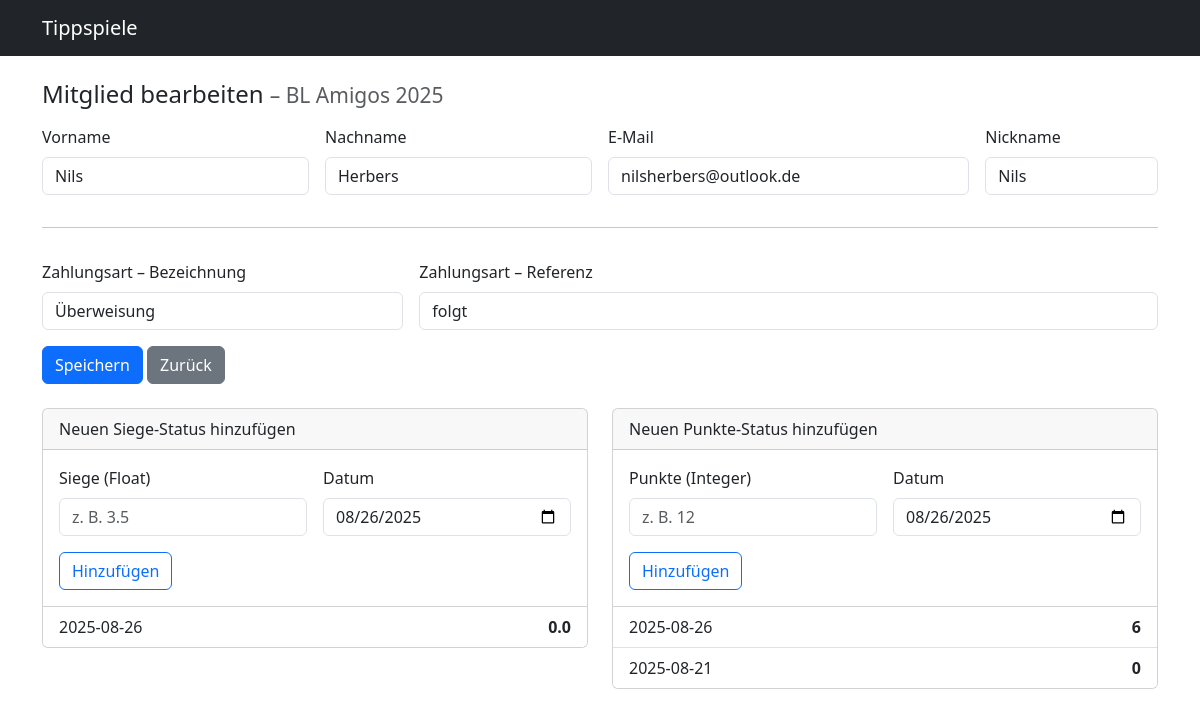
Page /members/edit/1 on the committed database.
### models.py (models this page shows, shortened)
class TippingGame(Base):
    __tablename__ = "tipping_games"
    id: Mapped[int] = mapped_column(Integer, primary_key=True)
    name: Mapped[str] = mapped_column(String(200), nullable=False)
    stake_per_person: Mapped[Decimal] = mapped_column(Numeric(10, 2), nullable=False, default=0)
    url: Mapped[str] = mapped_column(String(500), nullable=True)
    members: Mapped[list["Member"]] = relationship(
        "Member",
        back_populates="game",
        cascade="all, delete-orphan",
        passive_deletes=True,
        lazy="selectin",
    )
    config: Mapped["GameConfig"] = relationship(
        "GameConfig",
        back_populates="game",
        cascade="all, delete-orphan",
        uselist=False,
        lazy="selectin",
    )
    placement_payouts: Mapped[list["PlacementPayout"]] = relationship(
        "PlacementPayout",
        back_populates="game",
        cascade="all, delete-orphan",
        order_by="PlacementPayout.rank.asc()",
        lazy="selectin",
    )

class Member(Base):
    __tablename__ = "members"
    id: Mapped[int] = mapped_column(Integer, primary_key=True)
    game_id: Mapped[int] = mapped_column(ForeignKey("tipping_games.id", ondelete="CASCADE"), nullable=False)
    first_name: Mapped[str] = mapped_column(String(120), nullable=False)
    last_name: Mapped[str] = mapped_column(String(120), nullable=False)
    email: Mapped[str] = mapped_column(String(255), nullable=False)
    nickname: Mapped[str] = mapped_column(String(120))
    game: Mapped["TippingGame"] = relationship("TippingGame", back_populates="members")
    payment_method: Mapped["PaymentMethod"] = relationship(
        "PaymentMethod",
        back_populates="member",
        cascade="all, delete-orphan",
        uselist=False,
        lazy="selectin",
    )
    victory_statuses: Mapped[list["VictoryStatus"]] = relationship(
        "VictoryStatus",
        back_populates="member",
        cascade="all, delete-orphan",
        order_by="VictoryStatus.date.desc()",
        lazy="selectin",
    )
    points_statuses: Mapped[list["PointsStatus"]] = relationship(
        "PointsStatus",
        back_populates="member",
        cascade="all, delete-orphan",
        order_by="PointsStatus.date.desc()",
        lazy="selectin",
    )

class PaymentMethod(Base):
    __tablename__ = "payment_methods"
    id: Mapped[int] = mapped_column(Integer, primary_key=True)
    label: Mapped[str] = mapped_column(String(120), nullable=False)  # Bezeichnung
    reference: Mapped[str] = mapped_column(String(255))       # Referenz
    member_id: Mapped[int] = mapped_column(ForeignKey("members.id", ondelete="CASCADE"), unique=True)
    member: Mapped["Member"] = relationship("Member", back_populates="payment_method")

class VictoryStatus(Base):
    __tablename__ = "victory_statuses"
    id: Mapped[int] = mapped_column(Integer, primary_key=True)
    member_id: Mapped[int] = mapped_column(ForeignKey("members.id", ondelete="CASCADE"), nullable=False)
    victories: Mapped[float] = mapped_column(Float, nullable=False, default=0.0)
    date: Mapped[datetime.date] = mapped_column(Date, nullable=False)
    member: Mapped["Member"] = relationship("Member", back_populates="victory_statuses")

class PointsStatus(Base):
    __tablename__ = "points_statuses"
    id: Mapped[int] = mapped_column(Integer, primary_key=True)
    member_id: Mapped[int] = mapped_column(ForeignKey("members.id", ondelete="CASCADE"), nullable=False)
    points: Mapped[int] = mapped_column(Integer, nullable=False, default=0)
    date: Mapped[datetime.date] = mapped_column(Date, nullable=False)
    member: Mapped["Member"] = relationship("Member", back_populates="points_statuses")

### blueprints/members.py (the view, shortened to what this page needs)
@members_bp.route("/edit/<int:member_id>", methods=["GET", "POST"])
def edit(member_id):
    db = get_db()
    member = db.get(Member, member_id)
    if not member:
        flash("Mitglied nicht gefunden.", "warning")
        return redirect(url_for("main.index"))
    game = member.game
    return render_template("members/form.html", member=member, game=game, today=date.today())

### db.py (called while the page is built)
def get_db():
    if 'db' not in g:
        if SessionLocal is None:
            raise RuntimeError("Database not initialized. Call init_engine_and_session first.")
        g.db = SessionLocal()
    return g.db

### templates/members/form.html (shortened to what this page needs)
{% extends "base.html" %}
{% block content %}
  <h1 class="h4 mb-3">
    {% if member %}Mitglied bearbeiten{% else %}Neues Mitglied anlegen{% endif %}
    <small class="text-muted">– {{ game.name }}</small>
  </h1>
  <form method="post" class="row g-3 mb-4">
    <div class="col-md-3">
      <label class="form-label">Vorname</label>
      <input name="first_name" class="form-control" value="{{ member.first_name if member else '' }}" required>
    </div>
    <div class="col-md-3">
      <label class="form-label">Nachname</label>
      <input name="last_name" class="form-control" value="{{ member.last_name if member else '' }}" required>
    </div>
    <div class="col-md-4">
      <label class="form-label">E-Mail</label>
      <input type="email" name="email" class="form-control" value="{{ member.email if member else '' }}" required>
    </div>
    <div class="col-md-2">
      <label class="form-label">Nickname</label>
      <input name="nickname" class="form-control" value="{{ (member.nickname or '') if member else '' }}">
    </div>
    <div class="col-12"><hr></div>
    <div class="col-md-4">
      <label class="form-label">Zahlungsart – Bezeichnung</label>
      <input name="pm_label" class="form-control" value="{{ member.payment_method.label if member and member.payment_method else '' }}" required>
    </div>
    <div class="col-md-8">
      <label class="form-label">Zahlungsart – Referenz</label>
      <input name="pm_reference" class="form-control" value="{{ member.payment_method.reference if member and member.payment_method else '' }}" placeholder="z. B. IBAN / Verwendungszweck">
    </div>
    <div class="col-12">
      <button class="btn btn-primary">{{ 'Speichern' if member else 'Anlegen' }}</button>
      <a class="btn btn-secondary" href="{{ url_for('games.detail', game_id=game.id) }}">Zurück</a>
    </div>
  </form>
  {% if member %}
    <div class="row g-4">
      <div class="col-md-6">
        <div class="card">
          <div class="card-header">Neuen Siege-Status hinzufügen</div>
          <div class="card-body">
              <form method="post">
                <div class="row g-3">
                  <div class="col-6">
                    <label class="form-label">Siege (Float)</label>
                    <input class="form-control" name="new_victories" placeholder="z. B. 3.5">
                  </div>
                  <div class="col-6">
                    <label class="form-label">Datum</label>
                    <input type="date" class="form-control" name="new_victories_date" value="{{ today.isoformat() }}">
                  </div>
                  <div class="col-12">
                    <button class="btn btn-outline-primary">Hinzufügen</button>
                  </div>
                </div>
              </form>
          </div>
          {% if member.victory_statuses %}
          <ul class="list-group list-group-flush">
            {% for v in member.victory_statuses %}
              <li class="list-group-item d-flex justify-content-between">
                <span>{{ v.date.isoformat() }}</span>
                <strong>{{ v.victories }}</strong>
              </li>
            {% endfor %}
          </ul>
          {% endif %}
        </div>
      </div>
      <div class="col-md-6">
        <div class="card">
          <div class="card-header">Neuen Punkte-Status hinzufügen</div>
          <div class="card-body">
              <form method="post">
                <div class="row g-3">
                  <div class="col-6">
                    <label class="form-label">Punkte (Integer)</label>
                    <input class="form-control" name="new_points" placeholder="z. B. 12">
                  </div>
                  <div class="col-6">
                    <label class="form-label">Datum</label>
                    <input type="date" class="form-control" name="new_points_date" value="{{ today.isoformat() }}">
                  </div>
                  <div class="col-12">
                    <button class="btn btn-outline-primary">Hinzufügen</button>
                  </div>
                </div>
              </form>
          </div>
          {% if member.points_statuses %}
          <ul class="list-group list-group-flush">
            {% for p in member.points_statuses %}
              <li class="list-group-item d-flex justify-content-between">
                <span>{{ p.date.isoformat() }}</span>
                <strong>{{ p.points }}</strong>
              </li>
            {% endfor %}
          </ul>
          {% endif %}
        </div>
      </div>
    </div>
  {% endif %}
{% endblock %}

### rows in the picture
TippingGame: name "BL Amigos 2025"
Member: first_name "Nils", last_name "Herbers", email "nilsherbers@outlook.de", nickname "Nils"
PaymentMethod: pm_label "Überweisung", pm_reference "folgt"
VictoryStatus: date "2025-08-26", victories "0.0"
PointsStatus: date "2025-08-26", points "6"
PointsStatus: date "2025-08-21", points "0"

### other values in the picture
{{ 'Speichern' if member else 'Anlegen' }} "Speichern"
